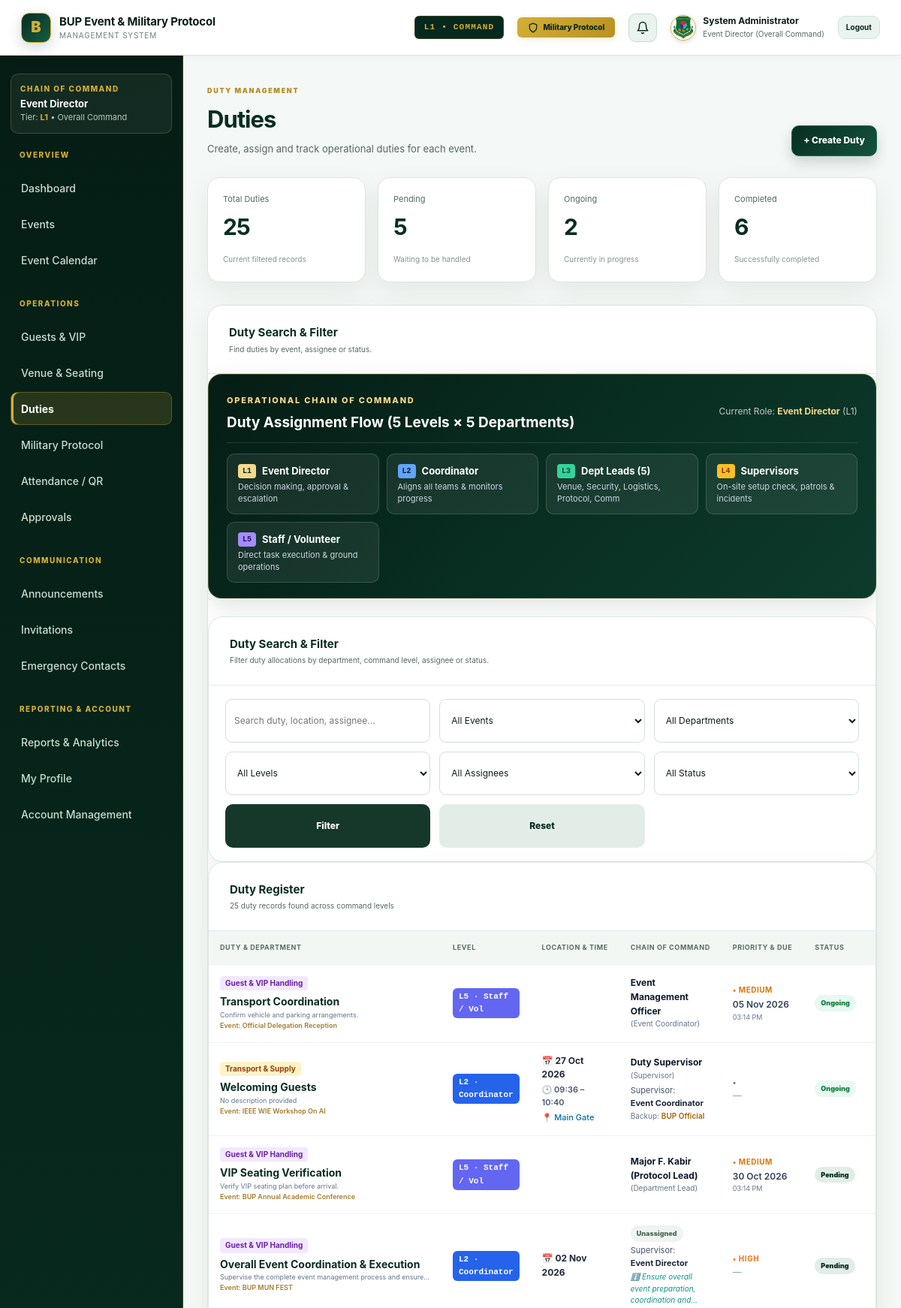
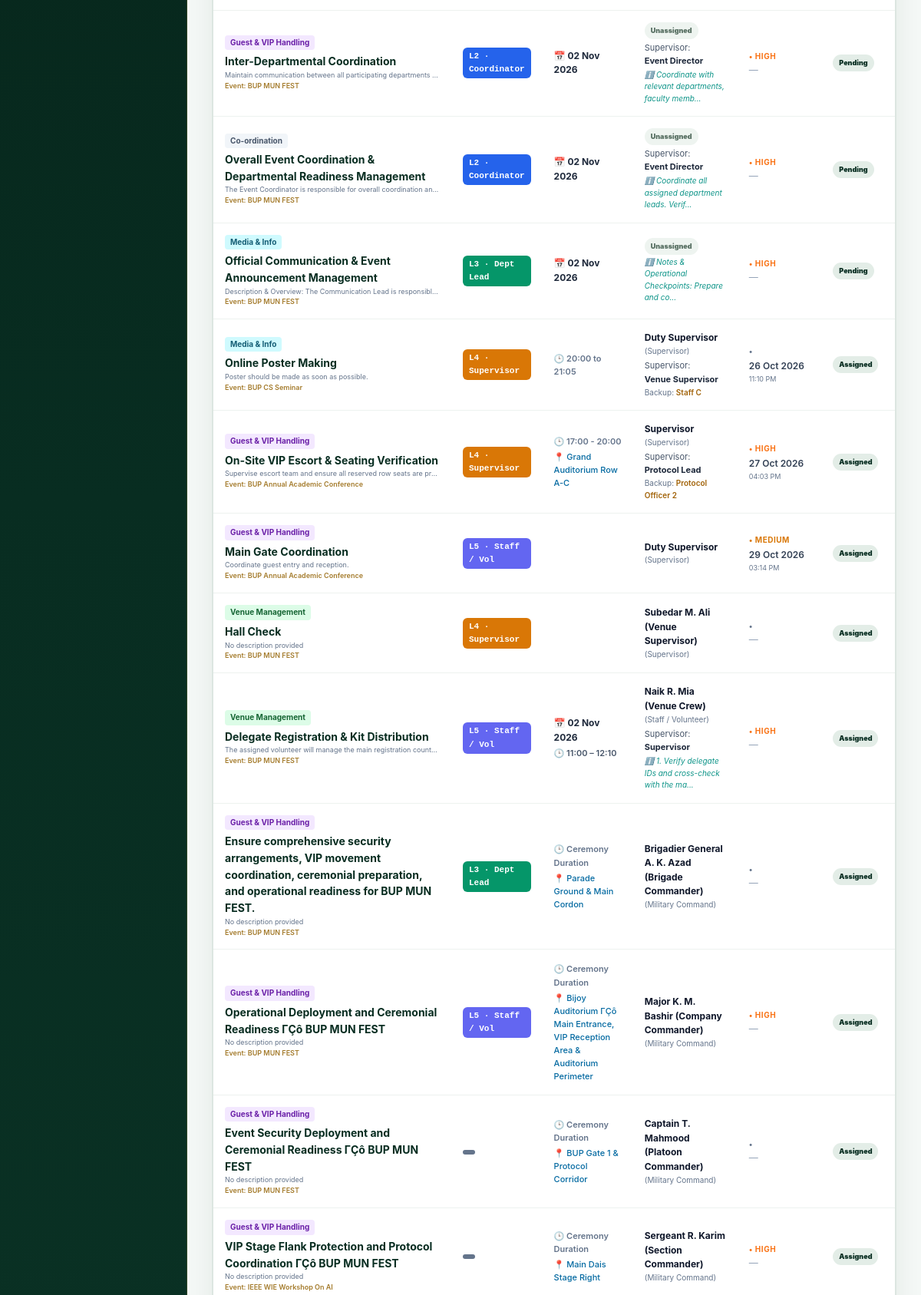
The page /duties.php (signed in, upper part) on the database its author committed (2 pictures, top to bottom).
### tables this page shows
CREATE TABLE `duties` (
  `id` int(10) unsigned NOT NULL AUTO_INCREMENT,
  `event_id` int(10) unsigned NOT NULL,
  `title` varchar(200) NOT NULL,
  `department` varchar(60) NOT NULL DEFAULT 'Protocol',
  `level` enum('L1','L2','L3','L4','L5') NOT NULL DEFAULT 'L5',
  `duty_date` date DEFAULT NULL,
  `start_time` time DEFAULT NULL,
  `end_time` time DEFAULT NULL,
  `description` text DEFAULT NULL,
  `notes` text DEFAULT NULL,
  `location` varchar(160) DEFAULT NULL,
  `time_slot` varchar(60) DEFAULT NULL,
  `reports_to` varchar(160) DEFAULT NULL,
  `supervisor_id` int(10) unsigned DEFAULT NULL,
  `backup_person` varchar(160) DEFAULT NULL,
  `backup_user_id` int(10) unsigned DEFAULT NULL,
  `priority` enum('High','Medium','Low') NOT NULL DEFAULT 'Medium',
  `assigned_to` int(10) unsigned DEFAULT NULL,
  `assigned_by` int(10) unsigned DEFAULT NULL,
  `status` enum('Pending','Assigned','Accepted','In Progress','Ongoing','Completed','Cancelled') NOT NULL DEFAULT 'Pending',
  `due_at` datetime DEFAULT NULL,
  `created_at` timestamp NOT NULL DEFAULT current_timestamp(),
  PRIMARY KEY (`id`),
  KEY `event_id` (`event_id`),
  KEY `assigned_to` (`assigned_to`),
  CONSTRAINT `duties_ibfk_1` FOREIGN KEY (`event_id`) REFERENCES `events` (`id`) ON DELETE CASCADE,
  CONSTRAINT `duties_ibfk_2` FOREIGN KEY (`assigned_to`) REFERENCES `users` (`id`) ON DELETE SET NULL
);

CREATE TABLE `events` (
  `id` int(10) unsigned NOT NULL AUTO_INCREMENT,
  `name` varchar(200) NOT NULL,
  `event_type` varchar(60) NOT NULL,
  `mode` enum('Offline','Online','Hybrid') NOT NULL DEFAULT 'Offline',
  `event_date` date NOT NULL,
  `event_time` time NOT NULL,
  `venue` varchar(200) NOT NULL,
  `meeting_link` varchar(255) DEFAULT NULL,
  `description` text DEFAULT NULL,
  `budget_total` decimal(12,2) NOT NULL DEFAULT 0.00,
  `budget_approved` tinyint(1) NOT NULL DEFAULT 0,
  `budget_notes` text DEFAULT NULL,
  `event_director_id` int(10) unsigned DEFAULT NULL,
  `event_coordinator_id` int(10) unsigned DEFAULT NULL,
  `venue_lead_id` int(10) unsigned DEFAULT NULL,
  `backup_person_id` int(10) unsigned DEFAULT NULL,
  `status` enum('Upcoming','Ongoing','Completed','Cancelled') NOT NULL DEFAULT 'Upcoming',
  `priority` tinyint(1) NOT NULL DEFAULT 0,
  `approval_status` enum('Draft','Pending','Approved','Rejected','Confirmed') NOT NULL DEFAULT 'Pending',
  `approved_by` int(10) unsigned DEFAULT NULL,
  `approved_at` datetime DEFAULT NULL,
  `created_by` int(10) unsigned DEFAULT NULL,
  `created_at` timestamp NOT NULL DEFAULT current_timestamp(),
  `updated_at` timestamp NOT NULL DEFAULT current_timestamp() ON UPDATE current_timestamp(),
  PRIMARY KEY (`id`),
  KEY `idx_event_date` (`event_date`),
  KEY `idx_event_status` (`status`),
  KEY `created_by` (`created_by`),
  KEY `approved_by` (`approved_by`),
  CONSTRAINT `events_ibfk_1` FOREIGN KEY (`created_by`) REFERENCES `users` (`id`) ON DELETE SET NULL,
  CONSTRAINT `events_ibfk_2` FOREIGN KEY (`approved_by`) REFERENCES `users` (`id`) ON DELETE SET NULL
);

CREATE TABLE `users` (
  `id` int(10) unsigned NOT NULL AUTO_INCREMENT,
  `name` varchar(120) NOT NULL,
  `email` varchar(160) NOT NULL,
  `password_hash` varchar(255) NOT NULL,
  `role` enum('Admin','Event Director','Event Coordinator','Department Lead','Supervisor','Staff / Volunteer','Military Command','BUP Official','Student') NOT NULL DEFAULT 'Staff / Volunteer',
  `department` varchar(60) DEFAULT NULL,
  `level` enum('L1','L2','L3','L4','L5','L6','L7','L8') NOT NULL DEFAULT 'L5',
  `reports_to_id` int(10) unsigned DEFAULT NULL,
  `backup_person_id` int(10) unsigned DEFAULT NULL,
  `protocol_level` enum('None','Higher Command','Division','Brigade','Battalion','Company','Platoon','Section','Individual Soldier') NOT NULL DEFAULT 'None',
  `parent_command_id` int(10) unsigned DEFAULT NULL,
  `command_code` varchar(50) DEFAULT NULL,
  `designation` varchar(160) DEFAULT NULL,
  `student_id` varchar(50) DEFAULT NULL,
  `phone` varchar(40) DEFAULT NULL,
  `avatar` varchar(255) DEFAULT NULL,
  `status` enum('Active','Inactive','Pending','Rejected') NOT NULL DEFAULT 'Active',
  `failed_attempts` int(11) NOT NULL DEFAULT 0,
  `last_login` datetime DEFAULT NULL,
  `created_at` timestamp NOT NULL DEFAULT current_timestamp(),
  PRIMARY KEY (`id`),
  UNIQUE KEY `email` (`email`)
);

### duties.php (the view, shortened to what the rows shown need)
<?php
$pdo = db();
$sql = "
    SELECT
        d.*,
        e.name AS event_name,
        u.name AS assignee,
        u.role AS assignee_role,
        u.level AS assignee_level,
        sup.name AS supervisor_name,
        bk.name AS backup_user_name
    FROM duties d
    LEFT JOIN events e ON e.id = d.event_id
    LEFT JOIN users u ON u.id = d.assigned_to
    LEFT JOIN users sup ON sup.id = d.supervisor_id
    LEFT JOIN users bk ON bk.id = d.backup_user_id
    WHERE 1
";
$params = [];
$sql .= "
    ORDER BY
        CASE
            WHEN d.status = 'Ongoing' THEN 1
            WHEN d.status = 'Pending' THEN 2
            WHEN d.status = 'Assigned' THEN 3
            WHEN d.status = 'Completed' THEN 4
            ELSE 5
        END,
        d.due_at IS NULL,
        d.due_at ASC
";
$stmt = $pdo->prepare($sql);
$stmt->execute($params);
$duties = $stmt->fetchAll();
require __DIR__ . '/includes/header.php';
?>
<div class="page-head">
    <div>
        <h1>Duties</h1>
    </div>
</div>
<section class="panel">
    <div class="panel-head">
        <div>
            <h2>Duty Search & Filter</h2>
        </div>
    </div>
<section class="panel" style="margin-bottom:24px; padding:20px 24px; background:linear-gradient(135deg, #051d14 0%, #082d21 50%, #0d3b2b 100%); color:#ffffff; border-radius:18px; border:1px solid rgba(212,175,55,0.25); box-shadow:0 10px 30px rgba(6,40,30,0.12);">
    <div style="display:flex; justify-content:space-between; align-items:center; flex-wrap:wrap; gap:12px; margin-bottom:14px; border-bottom:1px solid rgba(255,255,255,0.12); padding-bottom:12px;">
        <div>
            <h2 style="margin:4px 0 0; color:#ffffff; font-size:19px;">Duty Assignment Flow (5 Levels &times; 5 Departments)</h2>
        </div>
    </div>
</section>
<section class="panel">
    <div class="panel-head">
        <div>
            <h2>Duty Search &amp; Filter</h2>
        </div>
    </div>
</section>
<section class="panel">
    <div class="panel-head">
        <div>
            <h2>Duty Register</h2>
        </div>
    </div>
    <div class="table-wrap">
        <table>
            <thead>
                <tr>
                    <th>Duty &amp; Department</th>
                    <th>Level</th>
                    <th>Location &amp; Time</th>
                    <th>Chain of Command</th>
                    <th>Priority &amp; Due</th>
                    <th>Status</th>
                </tr>
            </thead>
            <tbody>
            <?php foreach ($duties as $d): ?>
                <?php
                $deptColors = [
                    'Venue' => ['bg' => '#dcfce7', 'text' => '#166534', 'label' => 'Venue Management'],
                    'Security' => ['bg' => '#fee2e2', 'text' => '#991b1b', 'label' => 'Safety & Security'],
                    'Logistics' => ['bg' => '#fef3c7', 'text' => '#92400e', 'label' => 'Transport & Supply'],
                    'Protocol' => ['bg' => '#f3e8ff', 'text' => '#6b21a8', 'label' => 'Guest & VIP Handling'],
                    'Communication' => ['bg' => '#cffafe', 'text' => '#155e75', 'label' => 'Media & Info'],
                ];
                $dc = $deptColors[$d['department'] ?? ''] ?? ['bg' => '#f1f5f9', 'text' => '#475569', 'label' => $d['department'] ?? 'General'];
                $levelColors = [
                    'L1' => ['bg' => '#082d21', 'text' => '#f5d98d', 'label' => 'L1 · Command'],
                    'L2' => ['bg' => '#2563eb', 'text' => '#ffffff', 'label' => 'L2 · Coordinator'],
                    'L3' => ['bg' => '#059669', 'text' => '#ffffff', 'label' => 'L3 · Dept Lead'],
                    'L4' => ['bg' => '#d97706', 'text' => '#ffffff', 'label' => 'L4 · Supervisor'],
                    'L5' => ['bg' => '#6366f1', 'text' => '#ffffff', 'label' => 'L5 · Staff / Vol'],
                ];
                $lc = $levelColors[$d['level'] ?? 'L5'] ?? ['bg' => '#64748b', 'text' => '#ffffff', 'label' => $d['level'] ?? 'L5'];
                ?>
                <tr>
                    <td>
                        <div style="margin-bottom:4px;">
                            <span style="display:inline-block; font-size:10px; font-weight:700; padding:2px 7px; border-radius:4px; background:<?= $dc['bg'] ?>; color:<?= $dc['text'] ?>;">
                                <?= e($dc['label']) ?>
                            </span>
                        </div>
                        <strong style="display:block; font-size:14px; color:#082d21;">
                            <?= e($d['title']) ?>
                        </strong>
                        <small style="color:#64748b; display:block; max-width:280px; overflow:hidden; text-overflow:ellipsis; white-space:nowrap;">
                            <?= e($d['description'] ?: 'No description provided') ?>
                        </small>
                        <small style="color:#a47b2c; font-weight:600;">
                            Event: <?= e($d['event_name'] ?? 'General') ?>
                        </small>
                    </td>
                    <td>
                        <span style="display:inline-block; font-size:11px; font-weight:800; padding:3px 8px; border-radius:6px; background:<?= $lc['bg'] ?>; color:<?= $lc['text'] ?>; font-family:monospace;">
                            <?= e($lc['label']) ?>
                        </span>
                    </td>
                    <td>
                        <?php if (!empty($d['duty_date'])): ?>
                            <div style="font-weight:700; color:#1e293b; font-size:12px;">
                                📅 <?= e(date('d M Y', strtotime($d['duty_date']))) ?>
                            </div>
                        <?php endif; ?>
                        <?php if (!empty($d['start_time'])): ?>
                            <div style="font-size:11px; color:#475569; font-weight:600; margin-top:2px;">
                                🕒 <?= e(substr($d['start_time'], 0, 5)) ?><?= !empty($d['end_time']) ? ' – ' . e(substr($d['end_time'], 0, 5)) : '' ?>
                            </div>
                        <?php elseif (!empty($d['time_slot'])): ?>
                            <div style="font-size:11px; color:#64748b; font-weight:600; margin-top:2px;">
                                🕒 <?= e($d['time_slot']) ?>
                            </div>
                        <?php endif; ?>
                        <?php if (!empty($d['location'])): ?>
                            <div style="color:#0369a1; font-size:11px; margin-top:3px; font-weight:500;">
                                📍 <?= e($d['location']) ?>
                            </div>
                        <?php endif; ?>
                    </td>
                    <td>
                        <div style="font-size:12px;">
                            <?php if ($d['assignee']): ?>
                                <strong style="color:#0f172a;"><?= e($d['assignee']) ?></strong>
                                <?php if (!empty($d['assignee_role'])): ?>
                                    <span style="font-size:10px; color:#64748b; display:block;">(<?= e($d['assignee_role']) ?>)</span>
                                <?php endif; ?>
                            <?php else: ?>
                                <span class="badge neutral">Unassigned</span>
                            <?php endif; ?>
                        </div>
                        <?php $sup_name = $d['supervisor_name'] ?: $d['reports_to']; ?>
                        <?php if (!empty($sup_name)): ?>
                            <small style="display:block; color:#475569; font-size:11px; margin-top:3px;">
                                Supervisor: <strong style="color:#1e293b;"><?= e($sup_name) ?></strong>
                            </small>
                        <?php endif; ?>
                        <?php $bk_name = $d['backup_user_name'] ?: $d['backup_person']; ?>
                        <?php if (!empty($bk_name)): ?>
                            <small style="display:block; color:#64748b; font-size:10px; margin-top:1px;">
                                Backup: <span style="color:#a16207; font-weight:600;"><?= e($bk_name) ?></span>
                            </small>
                        <?php endif; ?>
                        <?php if (!empty($d['notes'])): ?>
                            <small style="display:block; color:#0d9488; font-size:10px; margin-top:2px; font-style:italic;">
                                ℹ️ <?= e(substr($d['notes'], 0, 50)) ?><?= strlen($d['notes']) > 50 ? '...' : '' ?>
                            </small>
                        <?php endif; ?>
                    </td>
                    <td>
                        <?php
                        $priColors = [
                            'Urgent' => '#ef4444',
                            'High' => '#f97316',
                            'Medium' => '#d97706',
                            'Normal' => '#64748b',
                            'Low' => '#64748b'
                        ];
                        $pc = $priColors[$d['priority'] ?? 'Normal'] ?? '#64748b';
                        ?>
                        <span style="display:inline-block; font-size:10px; font-weight:700; color:<?= $pc ?>; text-transform:uppercase; letter-spacing:0.5px;">
                            • <?= e($d['priority'] ?? 'Normal') ?>
                        </span>
                        <?php if ($d['due_at']): ?>
                            <div style="font-size:12px; font-weight:600; color:#334155; margin-top:2px;">
                                <?= e(date('d M Y', strtotime($d['due_at']))) ?>
                            </div>
                            <small style="color:#64748b;">
                                <?= e(date('h:i A', strtotime($d['due_at']))) ?>
                            </small>
                        <?php else: ?>
                            <div style="color:#94a3b8; font-size:12px;">—</div>
                        <?php endif; ?>
                    </td>
                    <td>
                        <div style="display:flex; flex-direction:column; gap:6px; align-items:flex-start;">
                            <?php
                            $stClass = 'neutral';
                            $st = $d['status'];
                            if (in_array($st, ['Completed'], true)) $stClass = 'completed';
                            elseif (in_array($st, ['In Progress', 'Ongoing'], true)) $stClass = 'ongoing';
                            elseif (in_array($st, ['Accepted', 'Assigned'], true)) $stClass = 'assigned';
                            elseif (in_array($st, ['Pending'], true)) $stClass = 'pending';
                            elseif (in_array($st, ['Cancelled'], true)) $stClass = 'rejected';
                            ?>
                            <span class="badge <?= $stClass ?>">
                                <?= e($d['status']) ?>
                            </span>
                        </div>
                    </td>
                </tr>
            <?php endforeach; ?>
            </tbody>
        </table>
    </div>
</section>
<?php require __DIR__ . '/includes/footer.php'; ?>

### rows shown on the page
duties: department "Guest & VIP Handling", title "Transport Coordination", description "Confirm vehicle and parking arrangements.", event.name "Official Delegation Reception", level "L5 · Staff / Vol", assigned_to.name "Event Management Officer", assigned_to.role "Event Coordinator", priority "MEDIUM", due_at "05 Nov 2026", due_at "03:14 PM", status "Ongoing"
duties: department "Transport & Supply", title "Welcoming Guests", description "No description provided", event.name "IEEE WIE Workshop On AI", level "L2 · Coordinator", duty_date "27 Oct 2026", start_time "09:36", end_time "10:40", location "Main Gate", assigned_to.name "Duty Supervisor", assigned_to.role "Supervisor", users.name "Event Coordinator", users.name "BUP Official", status "Ongoing"
duties: department "Guest & VIP Handling", title "VIP Seating Verification", description "Verify VIP seating plan before arrival.", event.name "BUP Annual Academic Conference", level "L5 · Staff / Vol", assigned_to.name "Major F. Kabir (Protocol Lead)", assigned_to.role "Department Lead", priority "MEDIUM", due_at "30 Oct 2026", due_at "03:14 PM", status "Pending"
duties: department "Guest & VIP Handling", title "Overall Event Coordination & Execution", description "Supervise the complete event management process and ensure…", event.name "BUP MUN FEST", level "L2 · Coordinator", duty_date "02 Nov 2026", shows "Unassigned", reports_to "Event Director", notes "Ensure overall event preparation, coordination and", priority "HIGH", status "Pending"
duties: department "Guest & VIP Handling", title "Inter-Departmental Coordination", description "Maintain communication between all participating departments…", event.name "BUP MUN FEST", level "L2 · Coordinator", duty_date "02 Nov 2026", shows "Unassigned", reports_to "Event Director", notes "Coordinate with relevant departments, faculty memb", priority "HIGH", status "Pending"
duties: department "Co-ordination", title "Overall Event Coordination & Departmental Readiness Management", description "The Event Coordinator is responsible for overall coordination an…", event.name "BUP MUN FEST", level "L2 · Coordinator", duty_date "02 Nov 2026", shows "Unassigned", reports_to "Event Director", notes "Coordinate all assigned department leads. Verif", priority "HIGH", status "Pending"
duties: department "Media & Info", title "Official Communication & Event Announcement Management", description "Description & Overview: The Communication Lead is responsibl…", event.name "BUP MUN FEST", level "L3 · Dept Lead", duty_date "02 Nov 2026", shows "Unassigned", notes "Notes & Operational Checkpoints: Prepare and co", priority "HIGH", status "Pending"
duties: department "Media & Info", title "Online Poster Making", description "Poster should be made as soon as possible.", event.name "BUP CS Seminar", level "L4 · Supervisor", time_slot "20:00 to 21:05", assigned_to.name "Duty Supervisor", assigned_to.role "Supervisor", reports_to "Venue Supervisor", backup_person "Staff C", due_at "26 Oct 2026", due_at "11:10 PM", status "Assigned"
duties: department "Guest & VIP Handling", title "On-Site VIP Escort & Seating Verification", description "Supervise escort team and ensure all reserved row seats are pr…", event.name "BUP Annual Academic Conference", level "L4 · Supervisor", time_slot "17:00 - 20:00", location "Grand Auditorium Row A-C", assigned_to.name "Supervisor", assigned_to.role "Supervisor", reports_to "Protocol Lead", backup_person "Protocol Officer 2", priority "HIGH", due_at "27 Oct 2026", due_at "04:03 PM", status "Assigned"
duties: department "Guest & VIP Handling", title "Main Gate Coordination", description "Coordinate guest entry and reception.", event.name "BUP Annual Academic Conference", level "L5 · Staff / Vol", assigned_to.name "Duty Supervisor", assigned_to.role "Supervisor", priority "MEDIUM", due_at "29 Oct 2026", due_at "03:14 PM", status "Assigned"
duties: department "Venue Management", title "Hall Check", description "No description provided", event.name "BUP MUN FEST", level "L4 · Supervisor", assigned_to.name "Subedar M. Ali (Venue Supervisor)", assigned_to.role "Supervisor", status "Assigned"
duties: department "Venue Management", title "Delegate Registration & Kit Distribution", description "The assigned volunteer will manage the main registration count…", event.name "BUP MUN FEST", level "L5 · Staff / Vol", duty_date "02 Nov 2026", start_time "11:00", end_time "12:10", assigned_to.name "Naik R. Mia (Venue Crew)", assigned_to.role "Staff / Volunteer", users.name "Supervisor", notes "1. Verify delegate IDs and cross-check with the ma", priority "HIGH", status "Assigned"
duties: department "Guest & VIP Handling", title "Ensure comprehensive security arrangements, VIP movement coordination, ceremonial preparation, and operational readiness for BUP MUN FEST.", description "No description provided", event.name "BUP MUN FEST", level "L3 · Dept Lead", time_slot "Ceremony Duration", location "Parade Ground & Main Cordon", assigned_to.name "Brigadier General A. K. Azad (Brigade Commander)", assigned_to.role "Military Command", status "Assigned"
duties: department "Guest & VIP Handling", title "Operational Deployment and Ceremonial Readiness ΓÇô BUP MUN FEST", description "No description provided", event.name "BUP MUN FEST", level "L5 · Staff / Vol", time_slot "Ceremony Duration", location "Bijoy Auditorium ΓÇô Main Entrance, VIP Reception Area & Auditorium Perimeter", assigned_to.name "Major K. M. Bashir (Company Commander)", assigned_to.role "Military Command", priority "HIGH", status "Assigned"
duties: department "Guest & VIP Handling", title "Event Security Deployment and Ceremonial Readiness ΓÇô BUP MUN FEST", description "No description provided", event.name "BUP MUN FEST", time_slot "Ceremony Duration", location "BUP Gate 1 & Protocol Corridor", assigned_to.name "Captain T. Mahmood (Platoon Commander)", assigned_to.role "Military Command", status "Assigned"
duties: department "Guest & VIP Handling", title "VIP Stage Flank Protection and Protocol Coordination ΓÇô BUP MUN FEST", description "No description provided", event.name "IEEE WIE Workshop On AI", time_slot "Ceremony Duration", location "Main Dais Stage Right", assigned_to.name "Sergeant R. Karim (Section Commander)", assigned_to.role "Military Command", priority "HIGH", status "Assigned"

### other values the page prints
$b['label'] "L1 • COMMAND"
$isSupervisor ? 'Supervisor' : current_user()['name'] "System Administrator"
current_user()['role'] "Event Director"
current_department() "Overall Command"
current_level() "L1"
$total_duties "25"
$pending_count "5"
$ongoing_count "2"
$completed_count "6"
count($duties) "25"
